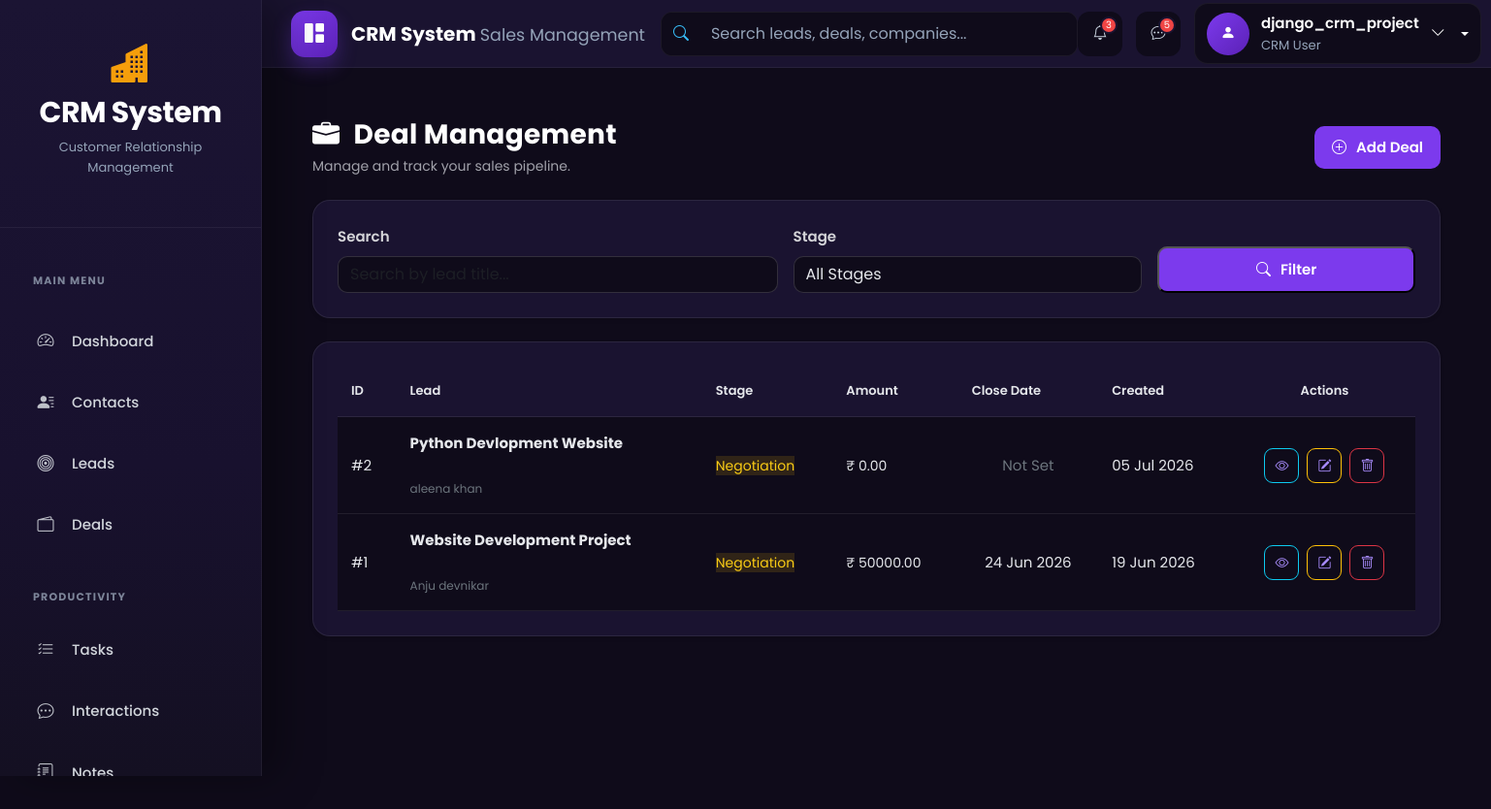
The page /deals/ (signed in) on the database as committed earlier.
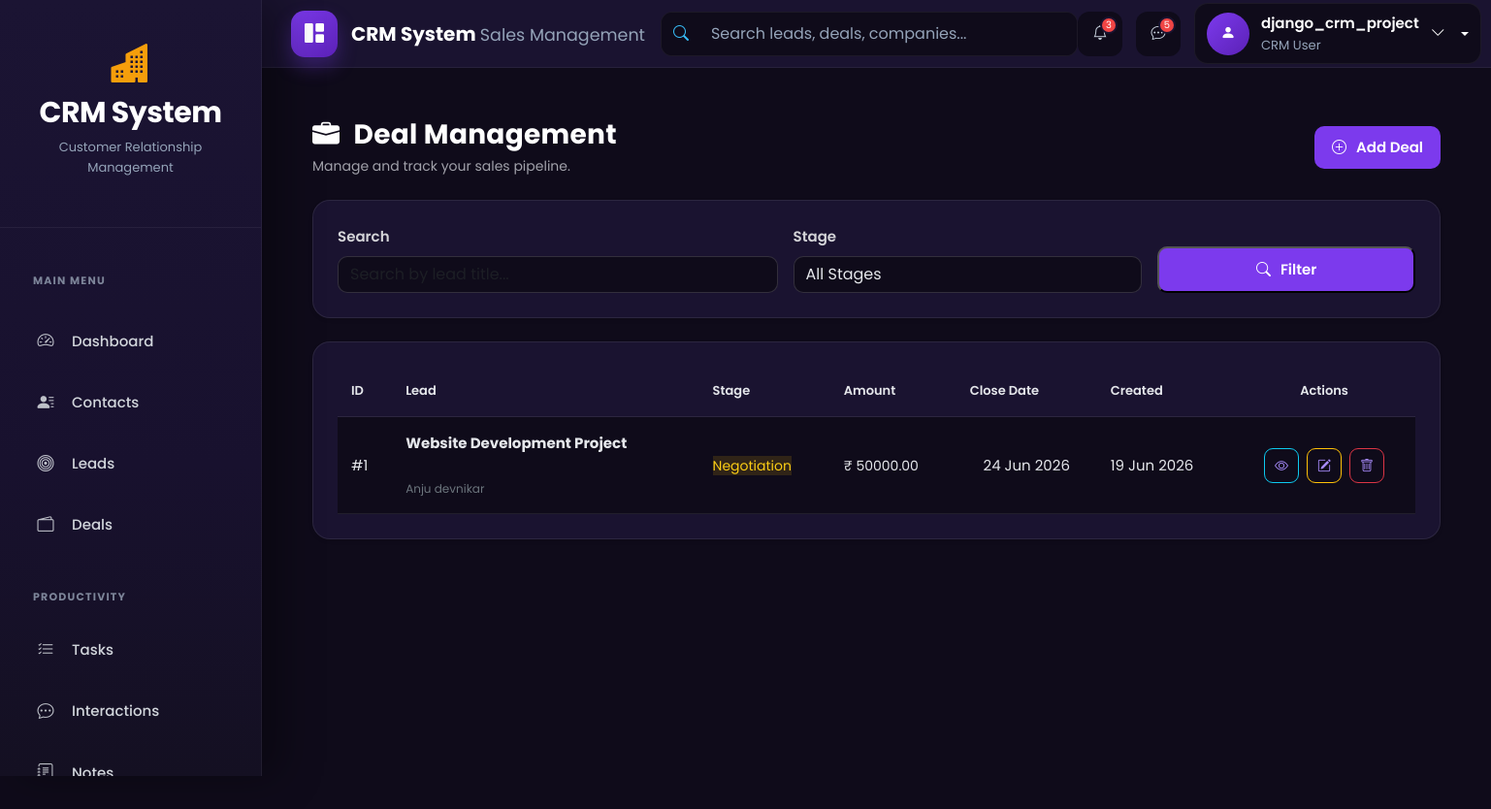
The same page on the database as committed later.
### deals/models.py (models this page shows, shortened)
class Deal(models.Model):
    STAGE_CHOICES = (
        ('negotiation', 'Negotiation'),
        ('contract', 'Contract'),
        ('closed_won', 'Closed Won'),
        ('closed_lost', 'Closed Lost'),
    )
    lead = models.OneToOneField(
        Lead,
        on_delete=models.CASCADE,
        related_name="deal"
    )
    amount = models.DecimalField(
        max_digits=12,
        decimal_places=2,
        default=0
    )
    stage = models.CharField(
        max_length=20,
        choices=STAGE_CHOICES,
        default="negotiation"
    )
    close_date = models.DateField(
        null=True,
        blank=True
    )
    notes = models.TextField(
        blank=True
    )
    created_at = models.DateTimeField(
        auto_now_add=True
    )
    updated_at = models.DateTimeField(
        auto_now=True
    )

### leads/models.py (models this page shows, shortened)
class Lead(models.Model):
    STATUS_CHOICES = [
        ('new','New'),
        ('contacted','Contacted'),
        ('qualified','Qualified'),
        ('proposal','Proposal'),
        ('won','Won'),
        ('lost','Lost'),
    ]
    contact = models.ForeignKey(Contact,on_delete=models.CASCADE)
    title = models.CharField(max_length=200)
    status = models.CharField(max_length=20, choices=STATUS_CHOICES, default='new')
    assigned_to = models.ForeignKey(settings.AUTH_USER_MODEL, on_delete=models.SET_NULL, null=True,blank=True)
    estimated_value = models.DecimalField(max_digits=12, decimal_places=2, default=0)
    expected_close =models.DateField(null=True, blank=True)
    created_at = models.DateTimeField(auto_now_add=True)
    updated_at =models.DateTimeField(auto_now=True)

### contacts/models.py (models this page shows)
class Contact(models.Model):
    SOURCE_CHOICES = (
        ('website','Website'),
        ('referral','Referral'),
        ('social','Social Media'),
        ('cold_call','Cold Call'),
    )
    first_name = models.CharField(max_length=100)
    last_name = models.CharField(max_length=100)
    email = models.EmailField(unique=True)
    phone = models.CharField(max_length=20,blank=True)
    company = models.ForeignKey(Company,on_delete=models.SET_NULL,null=True,blank=True)
    assigned_to = models.ForeignKey(settings.AUTH_USER_MODEL,on_delete=models.SET_NULL,null=True,blank=True)
    source = models.CharField(max_length=20,choices=SOURCE_CHOICES)
    created_at = models.DateTimeField(auto_now_add=True)
    def __str__(self):
       return f"{self.first_name} {self.last_name}"

### deals/views.py (the view)
@login_required
def deal_list(request):
    deals = (
        get_user_deals(request.user)
        .select_related(
            "lead",
            "lead__contact",
            "lead__assigned_to",
        )
        .order_by("-created_at")
    )
    search = request.GET.get("search")
    if search:
        deals = deals.filter(
            lead__title__icontains=search
        )
    stage = request.GET.get("stage")
    if stage:
        deals = deals.filter(
            stage=stage
        )
    total_deals = deals.count()
    total_revenue = deals.filter(
        stage="closed_won"
    ).aggregate(
        total=Sum("amount")
    )["total"] or 0
    average_deal = deals.aggregate(
        avg=Avg("amount")
    )["avg"] or 0
    paginator = Paginator(
        deals,
        10
    )
    page_obj = paginator.get_page(
        request.GET.get("page")
    )
    return render(
        request,
        "deals/deal_list.html",
        {
            "deals": page_obj,
            "page_obj": page_obj,
            "stage_choices": Deal.STAGE_CHOICES,
            "total_deals": total_deals,
            "total_revenue": total_revenue,
            "average_deal": average_deal,
        }
    )

### deals/views.py (called while the page is built)
def get_user_deals(user):
    if user.role == "admin":
        return Deal.objects.all()
    return Deal.objects.filter(
        lead__assigned_to=user
    )

### templates/deals/deal_list.html (shortened to what the changed rows need)
{% extends "base.html" %}
{% block content %}
<div class="container-fluid">
<div class="d-flex justify-content-between align-items-center flex-wrap mb-4">
    <div>
        <h2 class="crm-title mb-1">
            <i class="bi bi-briefcase-fill me-2"></i>
            Deal Management
        </h2>
    </div>
</div>
<div class="crm-card shadow-sm">
    <div class="table-responsive">
        <table class="table crm-table crm-contact-table align-middle mb-0">
            <thead>
                <tr>
                    <th>ID</th>
                    <th>Lead</th>
                    <th>Stage</th>
                    <th>Amount</th>
                    <th>Close Date</th>
                    <th>Created</th>
                    <th class="text-center">
                        Actions
                    </th>
                </tr>
            </thead>
            <tbody>
            {% for deal in deals %}
                <tr>
                    <td>
                        #{{ deal.id }}
                    </td>
                    <td>
                        <strong>
                            {{ deal.lead.title }}
                        </strong>
                        <br>
                        <small class="text-secondary">
                            {{ deal.lead.contact|default:"No Contact" }}
                        </small>
                    </td>
                    <td>
                        {% if deal.stage == "negotiation" %}
                            <span class="crm-badge-warning">
                                Negotiation
                            </span>
                        {% elif deal.stage == "contract" %}
                            <span class="crm-badge-info">
                                Contract
                            </span>
                        {% elif deal.stage == "closed_won" %}
                            <span class="crm-badge-success">
                                Closed Won
                            </span>
                        {% elif deal.stage == "closed_lost" %}
                            <span class="crm-badge-danger">
                                Closed Lost
                            </span>
                        {% endif %}
                    </td>
                    <td>
                        ₹ {{ deal.amount|floatformat:2 }}
                    </td>
                    <td>
                        {% if deal.close_date %}
                            {{ deal.close_date|date:"d M Y" }}
                        {% else %}
                            <span class="text-secondary">
                                Not Set
                            </span>
                        {% endif %}
                    </td>
                    <td>
                        {{ deal.created_at|date:"d M Y" }}
                    </td>
                    <td class="text-center">
                        <div class="btn-group">
                            <a
                                href="{% url 'deals:deal_detail' deal.id %}"
                                class="btn btn-sm btn-outline-info"
                                title="View Deal"
                            >
                                <i class="bi bi-eye"></i>
                            </a>
                            <a
                                href="{% url 'deals:deal_edit' deal.id %}"
                                class="btn btn-sm btn-outline-warning"
                                title="Edit Deal"
                            >
                                <i class="bi bi-pencil-square"></i>
                            </a>
                            <a
                                href="{% url 'deals:deal_delete' deal.id %}"
                                class="btn btn-sm btn-outline-danger"
                                title="Delete Deal"
                            >
                                <i class="bi bi-trash"></i>
                            </a>
                        </div>
                    </td>
                </tr>
            {% endfor %}
            </tbody>
        </table>
    </div>
</div>
</div>
{% endblock %}

Rows that differ between the two databases and show on the page:
removed Deal: id "2", lead "Python Devlopment Website", lead.contact "aleena khan", stage "Negotiation", amount "0.00", shows "Not Set", created_at "05 Jul 2026"
